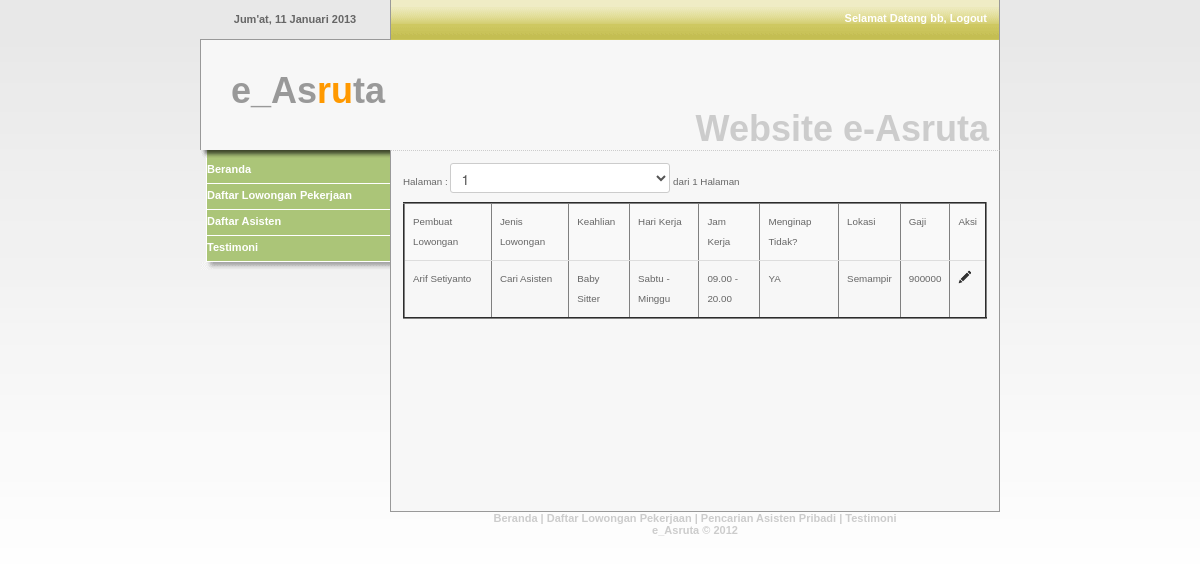
The app's page /view/lihat_lowongan.php (signed in) with its own data.
### tables this page shows
CREATE TABLE IF NOT EXISTS `lowongan` (
  `KD_LOWONGAN` int(11) NOT NULL AUTO_INCREMENT,
  `PEMBUAT_LAMAR` int(11) DEFAULT NULL,
  `KD_ASISTEN` int(11) DEFAULT NULL,
  `KD_JENISLO` int(11) DEFAULT NULL,
  `KD_KEAHLIAN` varchar(30) DEFAULT NULL,
  `GAJI` varchar(20) NOT NULL,
  `LOKASI` varchar(40) NOT NULL,
  `JAM_KERJA` varchar(20) NOT NULL,
  `MENGINAP` varchar(10) NOT NULL,
  `HARI_KERJA` varchar(20) NOT NULL,
  `KD_STATUS` int(11) NOT NULL,
  PRIMARY KEY (`KD_LOWONGAN`),
  KEY `FK_PEMBUAT_LOWONGAN` (`PEMBUAT_LAMAR`),
  KEY `FK_RELATIONSHIP_12` (`KD_ASISTEN`),
  KEY `FK_RELATIONSHIP_4` (`KD_KEAHLIAN`),
  KEY `FK_RELATIONSHIP_7` (`KD_JENISLO`),
  KEY `KD_STATUS` (`KD_STATUS`)
);

CREATE TABLE IF NOT EXISTS `members` (
  `KD_MEMBER` int(11) NOT NULL,
  `KD_KELAMIN` int(11) DEFAULT NULL,
  `KD_USER` int(11) NOT NULL,
  `NM_MEMBER` varchar(255) NOT NULL,
  `ALAMAT` varchar(255) NOT NULL,
  `HAPE` varchar(20) NOT NULL,
  `EMAIL` varchar(255) NOT NULL,
  `PEKERJAAN` varchar(255) NOT NULL,
  `NO_IDENTITAS` varchar(30) NOT NULL,
  `COPY_IDENTITAS` varchar(15) NOT NULL,
  `NAMA_BIRO` varchar(50) DEFAULT NULL,
  `TMPT_LAHIR` varchar(60) NOT NULL,
  `TGL_LAHIR` date NOT NULL,
  PRIMARY KEY (`KD_MEMBER`),
  KEY `FK_RELATIONSHIP_13` (`KD_KELAMIN`),
  KEY `FK_RELATIONSHIP_2` (`KD_USER`)
);

CREATE TABLE IF NOT EXISTS `jenis_lowongan` (
  `KD_JENISLO` int(11) NOT NULL,
  `JENIS_LOWONGAN` varchar(30) NOT NULL,
  PRIMARY KEY (`KD_JENISLO`),
  KEY `KD_JENISLO` (`KD_JENISLO`)
);

CREATE TABLE IF NOT EXISTS `keahlian` (
  `KD_KEAHLIAN` varchar(30) NOT NULL,
  `JNS_KEAHLIAN` varchar(30) NOT NULL,
  PRIMARY KEY (`KD_KEAHLIAN`)
);

### config/koneksi.php (called while the page is built, shortened)
<?php
class Koneksi{
var $db_name='e_asruta';
	function pilihdb(){
		$db_select=mysql_select_db($this->db_name);
	}
	function tutupdb(){
		$tutup = mysql_close() or die ("Tidak bisa memutus koneksi ke database");
		return $tutup;
	}
}

### lib/carimajikan_dao.php (called while the page is built, shortened)
<?php
    class CariMajikan_Dao{
        function daftar_lo($halaman,$limit){
    		$sql = "
    		SELECT
			a.kd_lowongan,
			d.nm_member,
    		b.jenis_lowongan as lowongan,
    		c.jns_keahlian as keahlian,
			a.hari_kerja,
    		a.jam_kerja,
    		a.menginap,
            a.lokasi,
            a.gaji
    		FROM
    		lowongan as a
    		JOIN
    		keahlian as c
            JOIN
            jenis_lowongan as b
			JOIN
			members as d
    		WHERE
			a.pembuat_lamar = d.kd_member
			AND
            a. kd_jenislo = b.kd_jenislo
            AND
            a.kd_keahlian = c.kd_keahlian
			ORDER BY kd_lowongan ASC
			LIMIT $halaman,$limit
    		";
    		$list_cari = array();
			$res = mysql_query($sql);
			if($res){
				while($row = mysql_fetch_assoc($res)){
					$cari = new Lowongan();
					$cari->kd_lowongan=$row['kd_lowongan'];
					$cari->nm_member=$row['nm_member'];
					$cari->jenis_lowongan=$row['lowongan'];
					$cari->jns_keahlian=$row['keahlian'];
					$cari->hari_kerja=$row['hari_kerja'];
					$cari->jam_kerja=$row['jam_kerja'];
					$cari->menginap=$row['menginap'];
					$cari->lokasi=$row['lokasi'];
					$cari->gaji=$row['gaji'];
					$list_cari[] = $cari;
				}
			}
		return $list_cari;
    	}
		function hitungHalaman() {
		$sql="
			SELECT
			count(*) as total
			FROM
			lowongan
		";
		$itung = mysql_query($sql);
		$jumlah = mysql_fetch_array($itung);
		return $jumlah['total'];
	}
    }
?>

### view/lihat_lowongan.php (the view, shortened to what this page needs)
<?php
include_once 'header.php';
include_once 'sidebar_birojasa.php';
include '../lib/carimajikan_dao.php';
$lowongan = new CariMajikan_Dao();
$currentPage = 1;
$pageSize = 2;
$total = $lowongan->hitungHalaman();
$totalHalaman = ceil($total / $pageSize);
$mulai=($currentPage - 1) * $pageSize;
?>
		<div id="contenttext">
			<div class="bodytext" style="padding:12px;" align="justify">
				 <form method="get">
					Halaman :
					<select name="page" with="5" onchange="this.form.submit();">
					<?php for ($i = 1; $i <= $totalHalaman; $i++) {?>
						<option value="<?php echo $i; ?>"
						<?php if ($i == $currentPage) {echo 'selected="selected"';}?>
						>
						<?php echo $i; ?>
						</option>
							<?php	} ?>
					</select> <?php echo "dari $totalHalaman Halaman"; ?>
				<table border="2" align="left" class="table table-striped">
					<tr>
						<td>Pembuat Lowongan</td>
						<td>Jenis Lowongan</td>
						<td>Keahlian</td>
						<td>Hari Kerja</td>
						<td>Jam Kerja</td>
						<td>Menginap Tidak?</td>
						<td>Lokasi</td>
						<td>Gaji</td>
						<td>Aksi</td>
					</tr>
				<?php
					$data = $lowongan->daftar_lo($mulai,$pageSize);
					if($data!=NULL){
						foreach ($data as $cari){
				?>
				   <tr>	<td><?php echo $cari->nm_member; ?></td>
						<td><?php echo $cari->jenis_lowongan;?></td>
						<td><?php echo $cari->jns_keahlian; ?></td>
						<td><?php echo $cari->hari_kerja; ?></td>
						<td><?php echo $cari->jam_kerja; ?></td>
						<td><?php echo $cari->menginap; ?></td>
						<td><?php echo $cari->lokasi; ?></td>
						<td><?php echo $cari->gaji; ?></td>
						<td><?php echo '<a href="lamar_lowongan.php?id='.$cari->kd_lowongan.'" class="icon-pencil"></a>' ; ?> </td>
						</tr>
				<?php 	}
					} ?>
				</table>
			</div>
		</div>
<?php include 'footer.php'; ?>

### records on screen
lowongan: PEMBUAT_LAMAR.NM_MEMBER "Arif Setiyanto", KD_JENISLO.JENIS_LOWONGAN "Cari Asisten", KD_KEAHLIAN.JNS_KEAHLIAN "Baby Sitter", HARI_KERJA "Sabtu - Minggu", JAM_KERJA "09.00 - 20.00", MENGINAP "YA", LOKASI "Semampir", GAJI "900000"

### other values on screen
$waktunya "Jum'at, 11 Januari 2013"
$_SESSION['users'] "bb"
$totalHalaman "1"
form field page "1"
